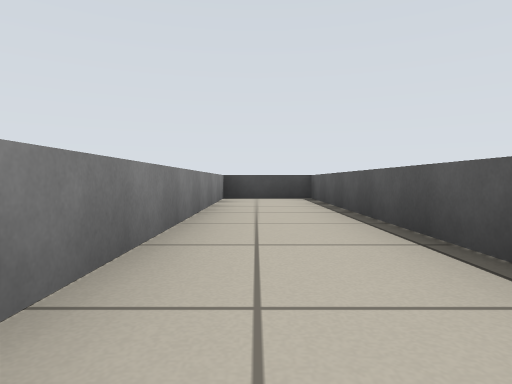
[1] (above)

17 first-person views from a walk through a robot-simulator world made for Stage. The camera is 0.39 m above the floor, tilts 2° down and sees 75° across. The lines on the ground mark 1 m squares. The floor is counted in squares, 1 m on a side. Each view is taken from the middle of a square. On the plan, view 1 faces up. The plan holds only what a view shows up to about 9 squares ahead; the rest is blank. Robots are left out.

[2]
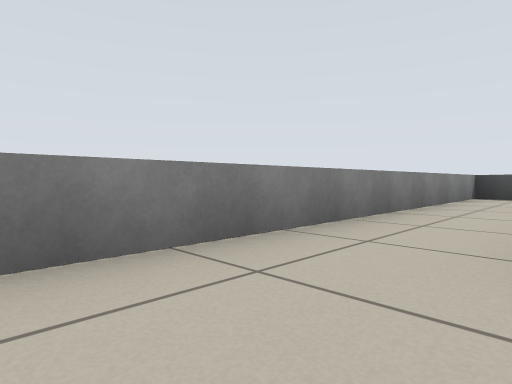

[3]
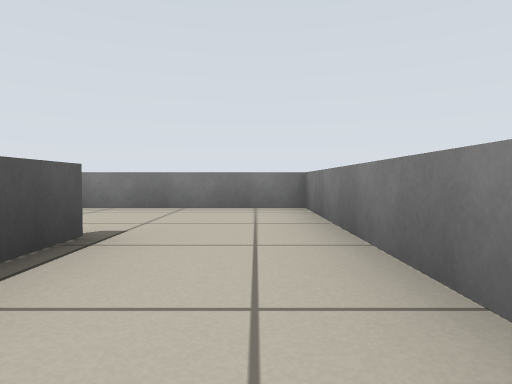

[4]
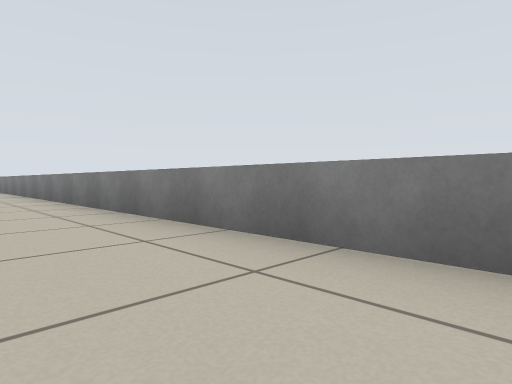

[5]
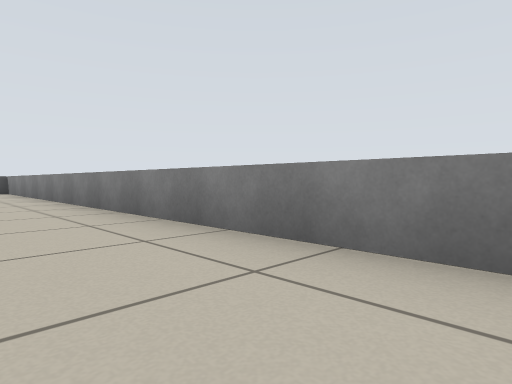

[6]
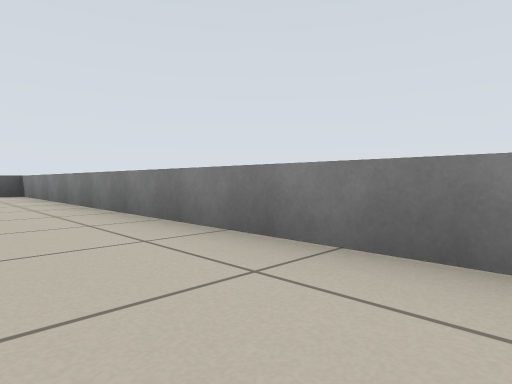

[7]
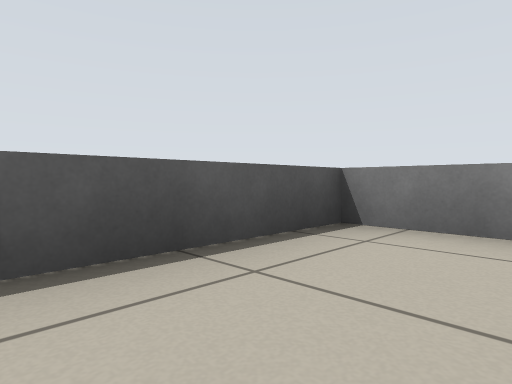

[8]
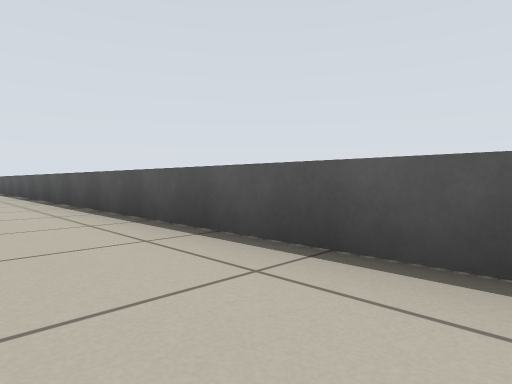

[9]
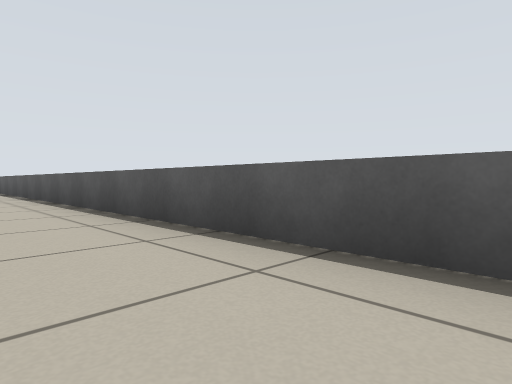

[10]
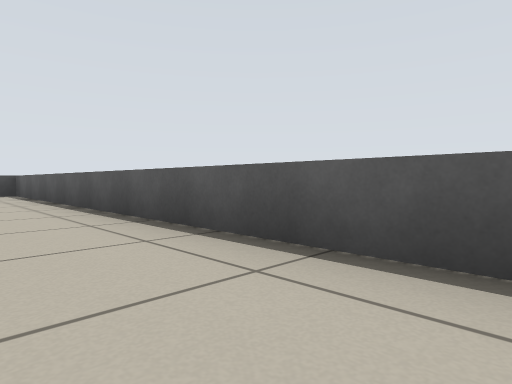

[11]
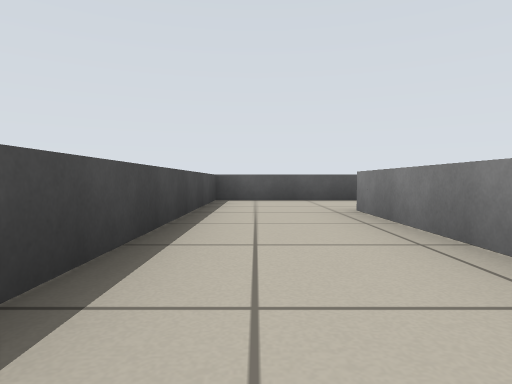

[12]
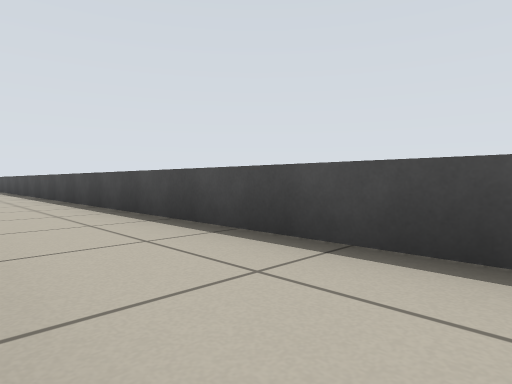

[13]
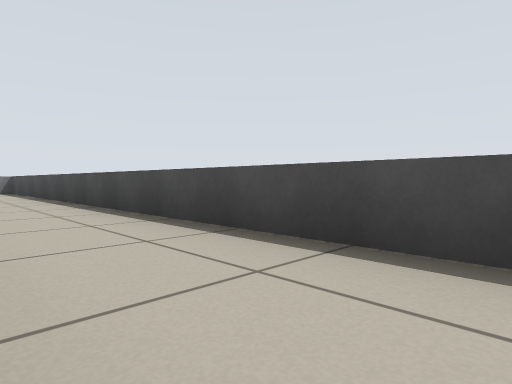

[14]
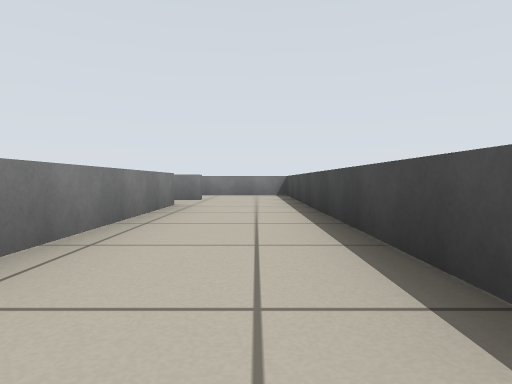

[15]
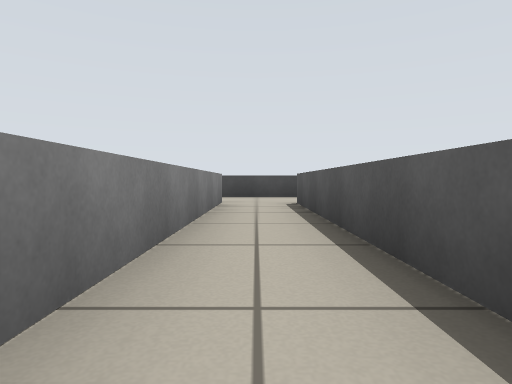

[16]
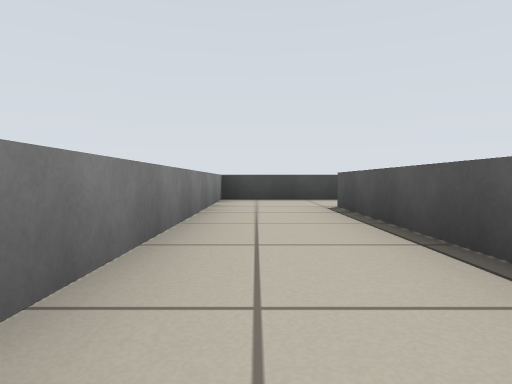

[17]
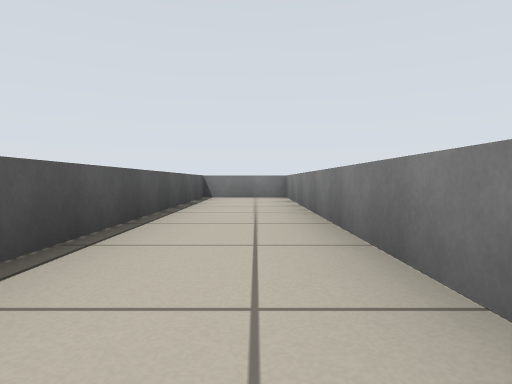

### Floor plan
Points are (right, up) in squares from view 1. A wall is a line through its corners. A room is listed if a view was taken in it or the views show most of it. See-through windows are left out.
Room 1 (views 1, 2, 3, 4)
walls: (1.2, 0.6) (1.2, 7.2) (-0.7, 7.2) (-0.7, -1.7) (1.5, -1.7)
ways out: opening at (1, -0.5) to room 2
Room 2 (views 5, 6, 7, 8, 9, 10, 11, 12, 13, 14, 15)
walls: (13.6, 15.7) (16.4, 15.7); (2.7, 10.9) (2.7, 15.7) (6.4, 15.7); (1.4, 16) (1.4, 10.8); (1.5, -1.7) (18.6, -1.7) (18.6, 17.8) (1.5, 17.8)
ways out: opening at (1, -0.5) to room 1; opening at (1, 16.5) to room 3
Room 3 (views 16, 17)
walls: (1.5, 17.8) (-0.7, 17.8) (-0.7, 7.4) (1.2, 7.4) (1.2, 16)
ways out: opening at (1, 16.5) to room 2

Where each view was taken, in squares from view 1:
view 1: 0 up, 0 right, facing up
view 2: 1 down, 1 right, facing up-left
view 3: 3 up, 0 right, facing down
view 4: 0 up, 0 right, facing down-right
view 5: 0 up, 7 right, facing down-right
view 6: 0 up, 9 right, facing down-right
view 7: 1 up, 17 right, facing down-right
view 8: 1 down, 17 right, facing up-right
view 9: 3 up, 17 right, facing up-right
view 10: 8 up, 17 right, facing up-right
view 11: 17 up, 12 right, facing right
view 12: 16 up, 15 right, facing up-left
view 13: 16 up, 11 right, facing up-left
view 14: 17 up, 8 right, facing left
view 15: 10 up, 2 right, facing up
view 16: 11 up, 0 right, facing up
view 17: 15 up, 0 right, facing down
